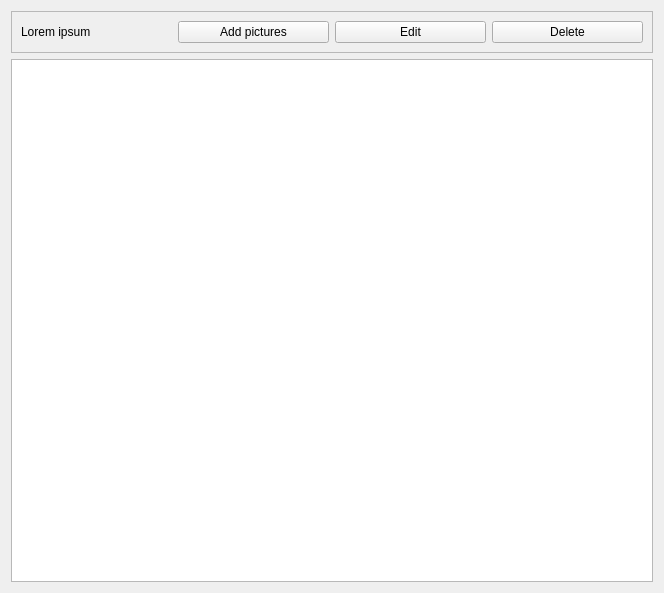
<?xml version="1.0" encoding="UTF-8"?>
<ui version="4.0">
 <class>AlbumWidget</class>
 <widget class="QWidget" name="AlbumWidget">
  <property name="geometry">
   <rect>
    <x>0</x>
    <y>0</y>
    <width>664</width>
    <height>593</height>
   </rect>
  </property>
  <property name="windowTitle">
   <string>Form</string>
  </property>
  <layout class="QVBoxLayout" name="verticalLayout" stretch="0,0">
   <item>
    <widget class="QFrame" name="albuminfoframe">
     <property name="frameShape">
      <enum>QFrame::Shape::StyledPanel</enum>
     </property>
     <property name="frameShadow">
      <enum>QFrame::Shadow::Raised</enum>
     </property>
     <layout class="QHBoxLayout" name="horizontalLayout" stretch="1,1,1,1">
      <item>
       <widget class="QLabel" name="albumName">
        <property name="sizePolicy">
         <sizepolicy hsizetype="Expanding" vsizetype="Preferred">
          <horstretch>0</horstretch>
          <verstretch>0</verstretch>
         </sizepolicy>
        </property>
        <property name="minimumSize">
         <size>
          <width>1</width>
          <height>1</height>
         </size>
        </property>
        <property name="text">
         <string>Lorem ipsum</string>
        </property>
       </widget>
      </item>
      <item>
       <widget class="QPushButton" name="addPictureButton">
        <property name="sizePolicy">
         <sizepolicy hsizetype="Preferred" vsizetype="Preferred">
          <horstretch>0</horstretch>
          <verstretch>0</verstretch>
         </sizepolicy>
        </property>
        <property name="minimumSize">
         <size>
          <width>1</width>
          <height>1</height>
         </size>
        </property>
        <property name="text">
         <string>Add pictures</string>
        </property>
        <property name="icon">
         <iconset resource="resource.qrc">
          <normaloff>:/icons/nuevo.png</normaloff>:/icons/nuevo.png</iconset>
        </property>
       </widget>
      </item>
      <item>
       <widget class="QPushButton" name="editButton">
        <property name="sizePolicy">
         <sizepolicy hsizetype="Preferred" vsizetype="Preferred">
          <horstretch>0</horstretch>
          <verstretch>0</verstretch>
         </sizepolicy>
        </property>
        <property name="minimumSize">
         <size>
          <width>1</width>
          <height>1</height>
         </size>
        </property>
        <property name="text">
         <string>Edit</string>
        </property>
        <property name="icon">
         <iconset resource="resource.qrc">
          <normaloff>:/icons/editar.png</normaloff>:/icons/editar.png</iconset>
        </property>
       </widget>
      </item>
      <item>
       <widget class="QPushButton" name="deleteButton">
        <property name="sizePolicy">
         <sizepolicy hsizetype="Preferred" vsizetype="Preferred">
          <horstretch>0</horstretch>
          <verstretch>0</verstretch>
         </sizepolicy>
        </property>
        <property name="minimumSize">
         <size>
          <width>1</width>
          <height>1</height>
         </size>
        </property>
        <property name="text">
         <string>Delete</string>
        </property>
        <property name="icon">
         <iconset resource="resource.qrc">
          <normaloff>:/icons/basura.png</normaloff>:/icons/basura.png</iconset>
        </property>
       </widget>
      </item>
     </layout>
    </widget>
   </item>
   <item>
    <widget class="QListView" name="thumbnailListView"/>
   </item>
  </layout>
 </widget>
 <resources>
  <include location="resource.qrc"/>
 </resources>
 <connections/>
</ui>
